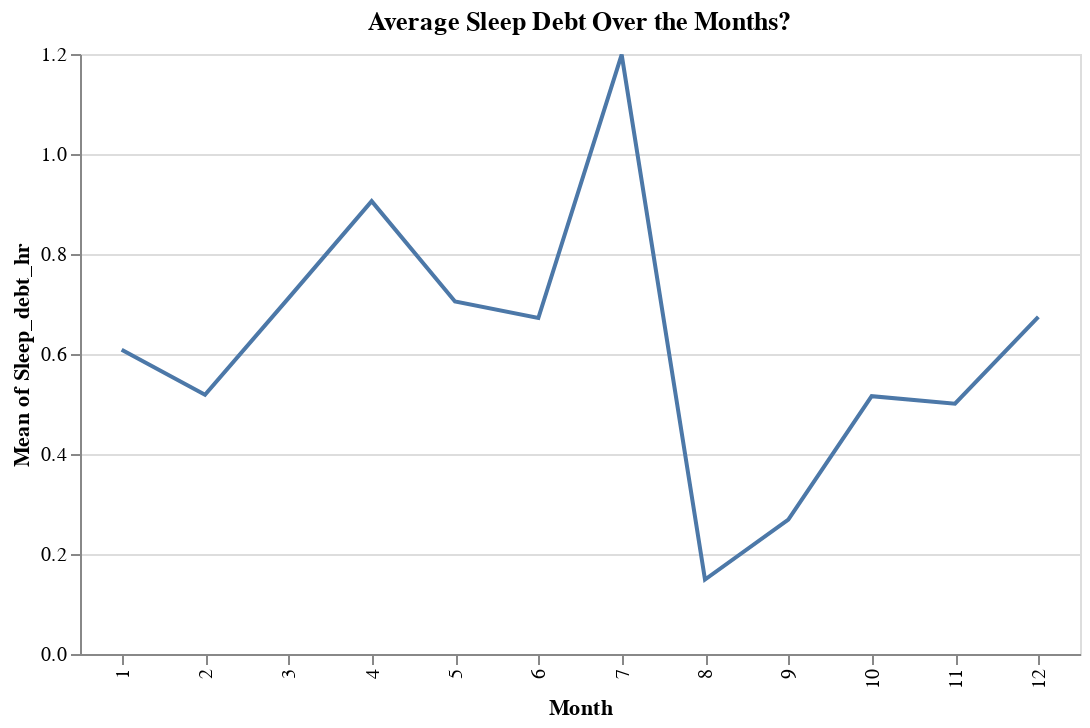

The cell this chart's notebook holds for it:
### Code cell
alt.Chart(cycle_1).mark_line().encode(
    x='Month:O',
    y='mean(Sleep_debt_hr):Q'
).properties(
    title="Average Sleep Debt Over the Months?",
    width=500,
    height=300
)

### Figure 1 — Vega-Lite specification as saved in the notebook (floating-point values rounded to 4 significant figures; data arrays with more than 128 entries replaced by an {"elided": "..."} marker saying what was removed)
{"config": {"view": {"continuousWidth": 300, "continuousHeight": 300}}, "data": {"name": "data-e4d902bcd172f881f003e7fb14b7e66e"}, "mark": {"type": "line"}, "encoding": {"x": {"field": "Month", "type": "ordinal"}, "y": {"aggregate": "mean", "field": "Sleep_debt_hr", "type": "quantitative"}}, "height": 300, "title": "Average Sleep Debt Over the Months?", "width": 500, "$schema": "https://vega.github.io/schema/vega-lite/v5.14.1.json", "datasets": {"data-e4d902bcd172f881f003e7fb14b7e66e": {"elided": "358 records"}}}
